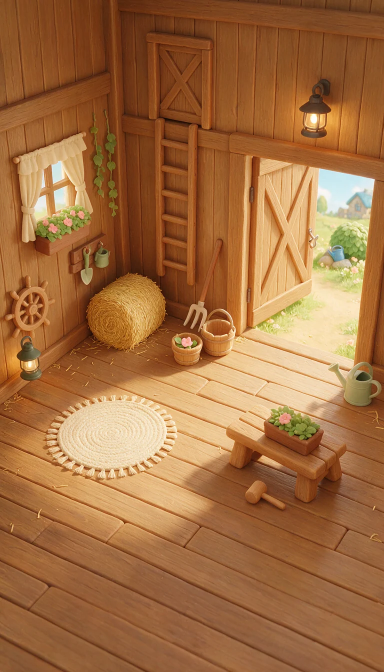
#> input picture art/plates/barn-tall.webp, 768 x 1344 px (shown at 1/2 size); its folder holds only this picture in this run
$ python backdrops.py
#> lines starting #> are read from the running program, lines starting #| are printed output that depends on the picture
#!/usr/bin/env python3
"""Tiny pre-blurred backdrops: for every plate (and night plate) a 48 px wide, already blurred and slightly warmed copy in
art/plates/blur/ (and art/plates/blur/night/). The page stretches it smoothly behind the stage, which looks the same as a
28 px CSS blur of the full plate but costs the phone nothing: no full-screen filter to compute on every scene change.
Usage: python3 tools/backdrops.py"""
import os, glob
from PIL import Image, ImageFilter, ImageEnhance
ROOT = os.path.join(os.path.dirname(__file__), '..')
def make(src, dst):
#> called with src = 'tools/../art/plates/barn-tall.webp', dst = 'tools/../art/plates/blur/barn-tall.webp'
    im = Image.open(src).convert('RGB')
#> im is the input picture: PIL image 768x1344 RGB; mean R, G, B 162.7, 110.3, 65.4
    w = 48; h = max(1, round(im.height * w / im.width))
#> after `h = max(1, round(im.height * w / im.width))`: h = 84
    small = im.resize((w, h), Image.LANCZOS).filter(ImageFilter.GaussianBlur(1.6))
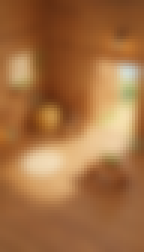
#> small: PIL image 48x84 RGB (shown 3 times larger); mean R, G, B 162.7, 110.3, 65.3
    small = ImageEnhance.Brightness(ImageEnhance.Color(small).enhance(1.1)).enhance(1.04)
    os.makedirs(os.path.dirname(dst), exist_ok=True); small.save(dst, 'WEBP', quality=82)
n = 0
for src in sorted(glob.glob(os.path.join(ROOT, 'art', 'plates', '*.webp'))):
    make(src, os.path.join(ROOT, 'art', 'plates', 'blur', os.path.basename(src))); n += 1
for src in sorted(glob.glob(os.path.join(ROOT, 'art', 'plates', 'night', '*.webp'))):
    make(src, os.path.join(ROOT, 'art', 'plates', 'blur', 'night', os.path.basename(src))); n += 1
print(n, 'backdrops')

$ run again, on art/plates/bedroom-birdseye.webp
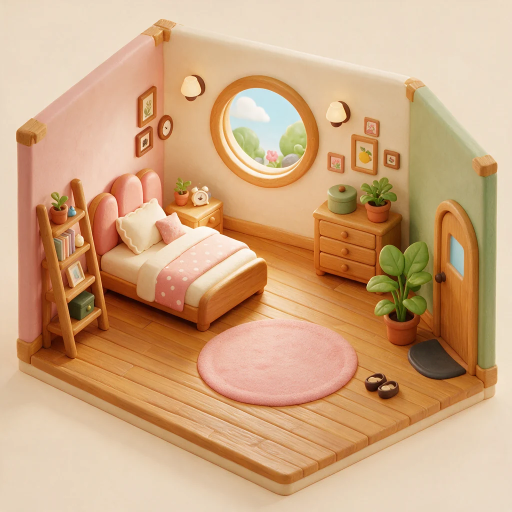
#> input picture art/plates/bedroom-birdseye.webp, 1024 x 1024 px (shown at 1/2 size)
#> in make, im is the input picture: PIL image 1024x1024 RGB; mean R, G, B 207, 166.8, 128.4
#> in make, `small = im.resize((w, h), Image.LANCZOS).filter(ImageFilter.GaussianBl..`:
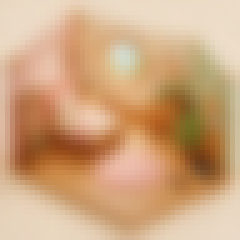
#> small: PIL image 48x48 RGB (shown 5 times larger); mean R, G, B 207.1, 166.9, 128.6

$ run again, on art/plates/bedroom-dream-wide.webp
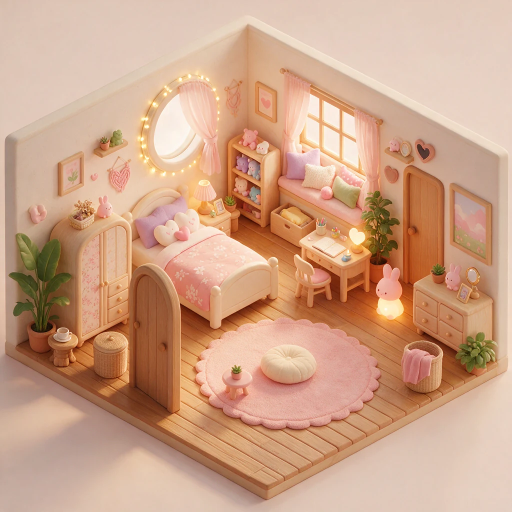
#> input picture art/plates/bedroom-dream-wide.webp, 1024 x 1024 px (shown at 1/2 size)
#> in make, im is the input picture: PIL image 1024x1024 RGB; mean R, G, B 205.7, 162.6, 135.3
#> in make, `small = im.resize((w, h), Image.LANCZOS).filter(ImageFilter.GaussianBl..`:
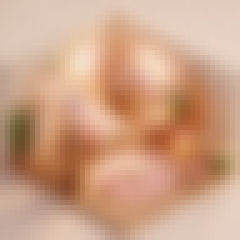
#> small: PIL image 48x48 RGB (shown 5 times larger); mean R, G, B 205.6, 162.6, 135.3
